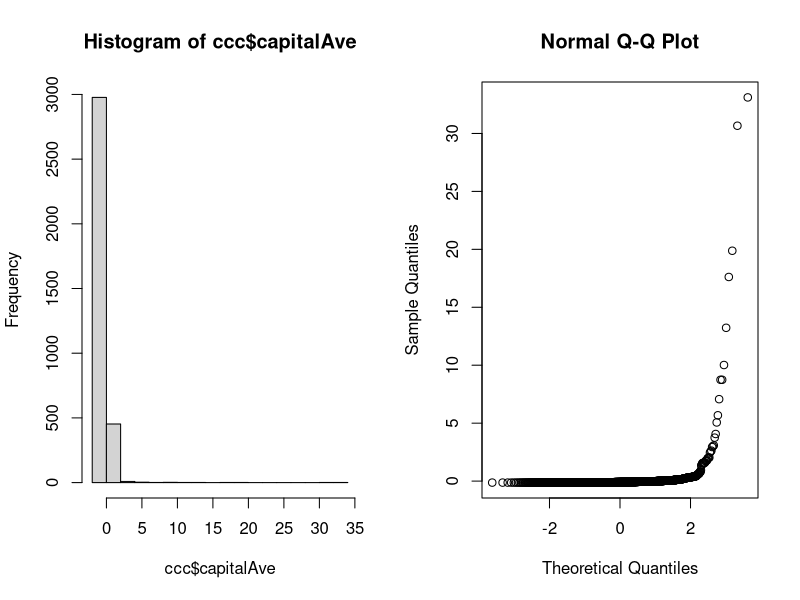
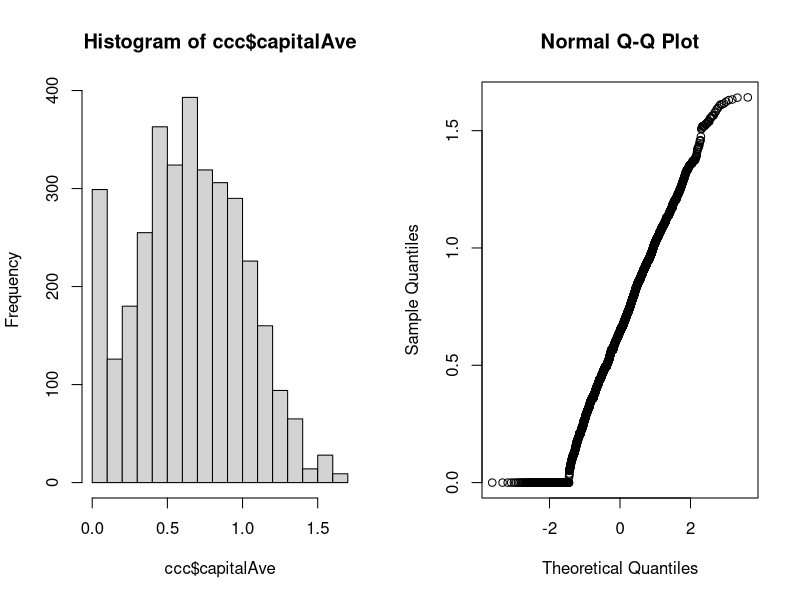
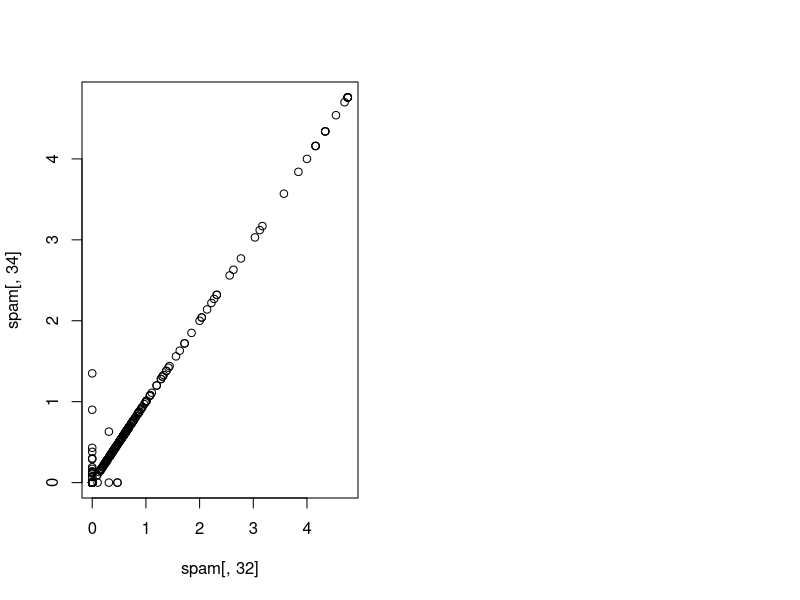

Reproduce these figures in R, in order.
library(caret)
library(kernlab)
data(spam)
## data spliting
intrain <- createDataPartition(y=spam$type,p=0.75, list=F)
training <- spam[intrain,]
testing <- spam[-intrain,]

## train the training data using glm, 
set.seed(1)
modelfit <- train(type~., data = training, method= "glm")
    # here we can add an argument using preprocess()
modelfit <- train(type~., data = training, preProcess=c("center","scale"), method= "glm")
modelfit
modelfit$finalModel

prediction <- predict(modelfit, newdata=testing)
prediction

confusionMatrix(prediction, testing$type)

## standardize -- the training set using preProcess function
preobj <- preProcess(training[,-58], method = c("center","scale"))  ## a process center and scale the data
ccc <- predict(preobj,training[,-58]) ## apply the process to the data using predict()
mean(ccc$capitalAve) ##check the mean for one column
sd(ccc$capitalAve) ## check the sd for one column, and sd must equal 1

par(mfrow=c(1,2)); hist(ccc$capitalAve); qqnorm(ccc$capitalAve)

     # we can apply the same prepross to the same testing data. 
ttt <- predict(preobj, testing[,-58])
mean(ttt$capitalAve)
sd(ttt$capitalAve)



## standardize -- BOX-COX transforms
preobj <- preProcess(training[,-58], method = c("BoxCox"))  ## try make them look like normal data using maximun likihood
ccc <- predict(preobj,training[,-58]) ## apply the process to the data using predict()
mean(ccc$capitalAve) ##check the mean for one column
sd(ccc$capitalAve) ## check the sd for one column, and sd must equal 1

par(mfrow=c(1,2)); hist(ccc$capitalAve); qqnorm(ccc$capitalAve)

    # we can apply the same prepross to the same testing data. 
ttt <- predict(preobj, testing[,-58])
mean(ttt$capitalAve)
sd(ttt$capitalAve)



## standardize -- Imputing data ( K nearest imputation)
set.seed(13343)

  # make some values NA
selectNA <- rbinom(dim(training)[1],size=1, prob = 0.5)==1
training$cap <- training$capitalAve
training$cap[selectNA] <- NA  # the newly created variable has 50% NA

  # impute and standardize using ( k nearest imputation)
preobj <- preProcess(training[,-58], method = "knnImpute")
cap <- predict(preobj, training[,-58])

  # standardize the value
mean(cap$cap)
sd(cap$cap)
cap$cap <- (cap$cap - mean(cap$cap))/sd(cap$cap)
mean(cap$cap)
sd(cap$cap)

  # check if the imputation works relativly well
quantile(cap$cap-cap$capitalAve) # most of them are very close to 0. 
quantile((cap$cap-cap$capitalAve)[selectNA]) # just see the NA vluse we created. 



## 
library(caret)
library(kernlab)
data(spam)
## data spliting
intrain <- createDataPartition(y=spam$type,p=0.75, list=F)
training <- spam[intrain,]
testing <- spam[-intrain,]

M <- abs(cor(training[,-58]))
diag(M) <- 0 # every variable has correlation 1 with itself. So i don't need to care the diag(M)
which(M>0.8, arr.ind = T)

names(spam)[c(32,34)]
plot(spam[,32],spam[,34])
